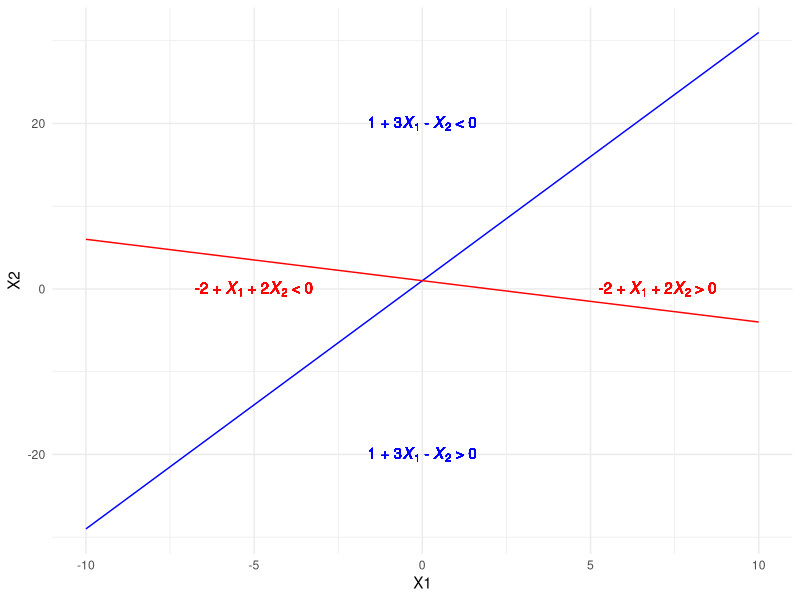

Write R code to recreate this figure.
## ---- chunk 1
library(ggplot2)

# line in a)
df <- data.frame(x1 = -10:10, x2 = 1 + 3 * (-10:10))
# line in b)
df2 <- data.frame(x1 = -10:10, x2 = 1 - 1/2 * (-10:10))

ggplot(df, aes(x = x1, y = x2)) +
  geom_line(color = "blue") + 
  # Add math expressions
  geom_text(aes(x = 0, y = -20), label ="paste('1 + 3', italic(X[1]), ' - ', italic(X[2]), ' > 0')", color = "blue", parse = TRUE) + 
  geom_text(aes(x = 0, y = 20), label = "paste('1 + 3', italic(X[1]), ' - ', italic(X[2]), ' < 0')", color = "blue", parse = TRUE) + 
  theme_minimal() +
  labs(x = "X1", y = "X2") +
  geom_line(data = df2, aes(x = x1, y = x2), color = "red") +
  geom_text(data = df2, aes(x = -5, y = 0), label = "paste('-2 + ', italic(X[1]), ' + 2', italic(X[2]), ' < 0')", color = "red", parse = TRUE) +
  geom_text(data = df2, aes(x = 7, y = 0), label = "paste('-2 + ', italic(X[1]), ' + 2', italic(X[2]), ' > 0')", color = "red", parse = TRUE) 
  
